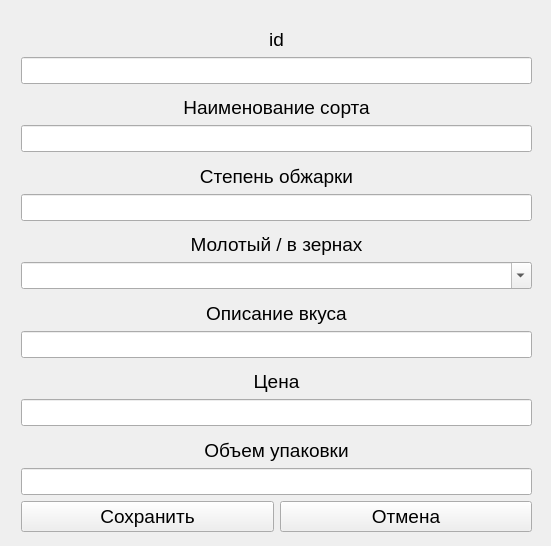
<?xml version="1.0" encoding="UTF-8"?>
<ui version="4.0">
 <class>Form</class>
 <widget class="QWidget" name="Form">
  <property name="geometry">
   <rect>
    <x>0</x>
    <y>0</y>
    <width>551</width>
    <height>546</height>
   </rect>
  </property>
  <property name="windowTitle">
   <string>Form</string>
  </property>
  <layout class="QHBoxLayout" name="horizontalLayout">
   <item>
    <widget class="QWidget" name="widget" native="true">
     <widget class="QWidget" name="verticalLayoutWidget">
      <property name="geometry">
       <rect>
        <x>10</x>
        <y>10</y>
        <width>511</width>
        <height>511</height>
       </rect>
      </property>
      <layout class="QVBoxLayout" name="verticalLayout">
       <item>
        <widget class="QLabel" name="l_id">
         <property name="font">
          <font>
           <pointsize>14</pointsize>
          </font>
         </property>
         <property name="text">
          <string>id</string>
         </property>
         <property name="alignment">
          <set>Qt::AlignBottom|Qt::AlignHCenter</set>
         </property>
        </widget>
       </item>
       <item>
        <widget class="QLineEdit" name="id">
         <property name="font">
          <font>
           <pointsize>12</pointsize>
          </font>
         </property>
        </widget>
       </item>
       <item>
        <widget class="QLabel" name="l_name">
         <property name="font">
          <font>
           <pointsize>14</pointsize>
          </font>
         </property>
         <property name="text">
          <string>Наименование сорта</string>
         </property>
         <property name="alignment">
          <set>Qt::AlignBottom|Qt::AlignHCenter</set>
         </property>
        </widget>
       </item>
       <item>
        <widget class="QLineEdit" name="name">
         <property name="font">
          <font>
           <pointsize>12</pointsize>
          </font>
         </property>
        </widget>
       </item>
       <item>
        <widget class="QLabel" name="l_stepen">
         <property name="font">
          <font>
           <pointsize>14</pointsize>
          </font>
         </property>
         <property name="text">
          <string>Степень обжарки</string>
         </property>
         <property name="alignment">
          <set>Qt::AlignBottom|Qt::AlignHCenter</set>
         </property>
        </widget>
       </item>
       <item>
        <widget class="QLineEdit" name="stepen">
         <property name="font">
          <font>
           <pointsize>12</pointsize>
          </font>
         </property>
        </widget>
       </item>
       <item>
        <widget class="QLabel" name="l_zerno">
         <property name="font">
          <font>
           <pointsize>14</pointsize>
          </font>
         </property>
         <property name="text">
          <string>Молотый / в зернах</string>
         </property>
         <property name="alignment">
          <set>Qt::AlignBottom|Qt::AlignHCenter</set>
         </property>
        </widget>
       </item>
       <item>
        <widget class="QComboBox" name="zerno">
         <property name="font">
          <font>
           <pointsize>12</pointsize>
          </font>
         </property>
         <property name="editable">
          <bool>true</bool>
         </property>
        </widget>
       </item>
       <item>
        <widget class="QLabel" name="l_vkus">
         <property name="font">
          <font>
           <pointsize>14</pointsize>
          </font>
         </property>
         <property name="text">
          <string>Описание вкуса</string>
         </property>
         <property name="alignment">
          <set>Qt::AlignBottom|Qt::AlignHCenter</set>
         </property>
        </widget>
       </item>
       <item>
        <widget class="QLineEdit" name="vkus">
         <property name="font">
          <font>
           <pointsize>12</pointsize>
          </font>
         </property>
        </widget>
       </item>
       <item>
        <widget class="QLabel" name="l_price">
         <property name="font">
          <font>
           <pointsize>14</pointsize>
          </font>
         </property>
         <property name="text">
          <string>Цена</string>
         </property>
         <property name="alignment">
          <set>Qt::AlignBottom|Qt::AlignHCenter</set>
         </property>
        </widget>
       </item>
       <item>
        <widget class="QLineEdit" name="price">
         <property name="font">
          <font>
           <pointsize>12</pointsize>
          </font>
         </property>
        </widget>
       </item>
       <item>
        <widget class="QLabel" name="l_objem">
         <property name="font">
          <font>
           <pointsize>14</pointsize>
          </font>
         </property>
         <property name="text">
          <string>Объем упаковки</string>
         </property>
         <property name="alignment">
          <set>Qt::AlignBottom|Qt::AlignHCenter</set>
         </property>
        </widget>
       </item>
       <item>
        <widget class="QLineEdit" name="objem">
         <property name="font">
          <font>
           <pointsize>12</pointsize>
          </font>
         </property>
        </widget>
       </item>
       <item>
        <layout class="QHBoxLayout" name="horizontalLayout_2">
         <item>
          <widget class="QPushButton" name="save">
           <property name="font">
            <font>
             <pointsize>14</pointsize>
            </font>
           </property>
           <property name="text">
            <string>Сохранить</string>
           </property>
          </widget>
         </item>
         <item>
          <widget class="QPushButton" name="cancel">
           <property name="font">
            <font>
             <pointsize>14</pointsize>
            </font>
           </property>
           <property name="text">
            <string>Отмена</string>
           </property>
          </widget>
         </item>
        </layout>
       </item>
      </layout>
     </widget>
    </widget>
   </item>
  </layout>
 </widget>
 <resources/>
 <connections/>
</ui>
